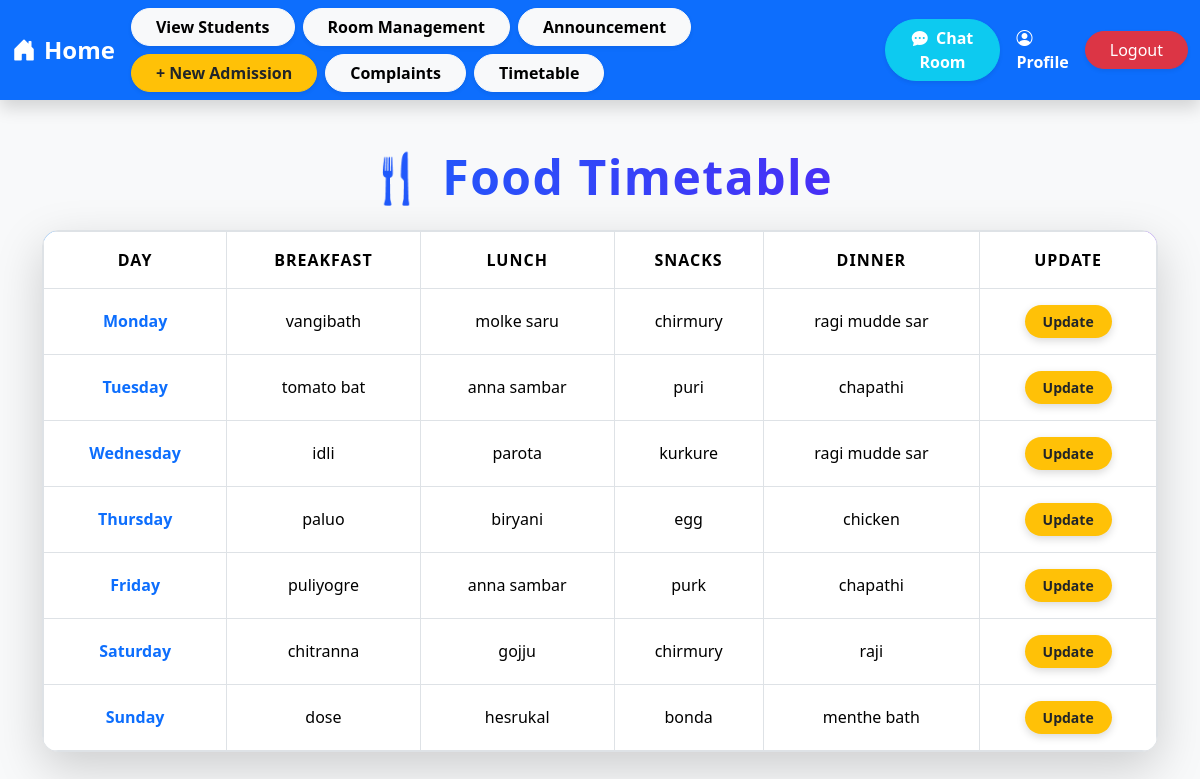
The app's page /timetable/ (signed in), older data.
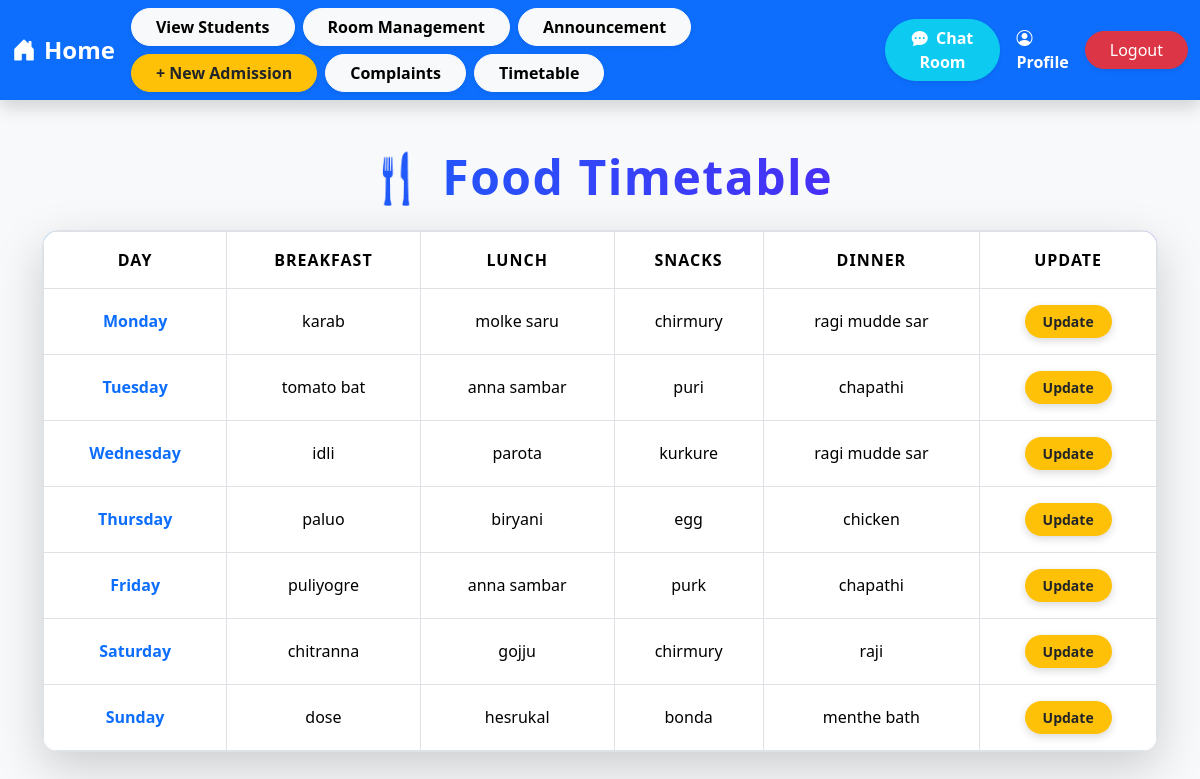
The same page, newer data.
### timetable/models.py (models this page shows, shortened)
class FoodTimetable(models.Model):
    DAYS_OF_WEEK = [
        ('Monday', 'Monday'),
        ('Tuesday', 'Tuesday'),
        ('Wednesday', 'Wednesday'),
        ('Thursday', 'Thursday'),
        ('Friday', 'Friday'),
        ('Saturday', 'Saturday'),
        ('Sunday', 'Sunday'),
    ]
    day = models.CharField(max_length=9, choices=DAYS_OF_WEEK, unique=True,default='Monday')
    break_fast = models.CharField(max_length=10,default='')
    lunch = models.CharField(max_length=200,default='')
    snacks = models.CharField(max_length=200,default='')
    dinner = models.CharField(max_length=200,default='')

### timetable/views.py (the view)
# urls.py: path('',views.viewTimetable,name='Foodtimetable'),
@login_required
def viewTimetable(request):
    timetable = FoodTimetable.objects.all()
    context = {'timetable':timetable, 'user': request.user}
    return render(request,'timetable.html',context)

### timetable/templates/timetable.html (shortened to what this page needs)
{% extends 'base.html' %}
{% block content %}
<div class="container mt-5">
    <h1 class="text-center mb-4 fw-bold display-5 timetable-heading">🍴 Food Timetable</h1>
    <div class="table-responsive shadow-lg rounded-4 overflow-hidden timetable-card">
        <table class="table align-middle text-center mb-0">
            <thead class="timetable-header text-white">
                <tr>
                    <th scope="col">Day</th>
                    <th scope="col">Breakfast</th>
                    <th scope="col">Lunch</th>
                    <th scope="col">Snacks</th>
                    <th scope="col">Dinner</th>
                    {% if user.is_superuser %}
                    <th scope="col">Update</th>
                    {% endif %}
                </tr>
            </thead>
            <tbody>
                {% for day in timetable %}
                    <tr>
                        <th scope="row" class="fw-semibold text-primary">{{ day.day }}</th>
                        <td>{{ day.break_fast }}</td>
                        <td>{{ day.lunch }}</td>
                        <td>{{ day.snacks }}</td>
                        <td>{{ day.dinner }}</td>
                        {% if user.is_superuser %}
                        <td>
                            <a href="{% url 'timetable:update' day.id %}" class="btn btn-sm btn-update">Update</a>
                        </td>
                        {% endif %}
                    </tr>
                {% empty %}
                    <tr>
                        <td colspan="6" class="text-center text-muted py-4">No timetable available.</td>
                    </tr>
                {% endfor %}
            </tbody>
        </table>
    </div>
</div>
{% endblock content %}

Row changes from the older to the newer data that the page shows:
changed FoodTimetable "Monday": break_fast "vangibath" → "karab"
